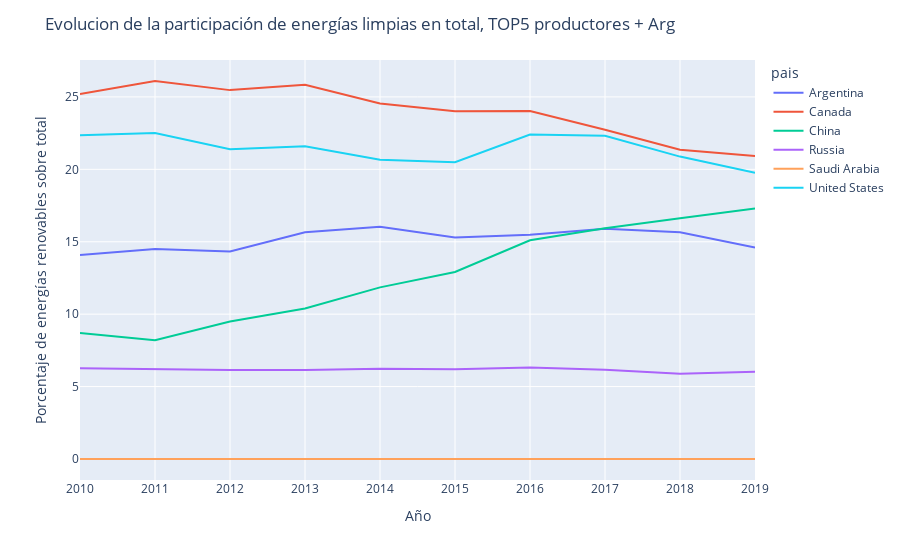

The code cell stored with this chart in its notebook:
### Code cell
fig = px.line(df_plot[df_plot['pais'].isin(paises)],x='anio',y='porcentaje_renovables',color='pais')
fig.update_layout(
    title="Evolucion de la participación de energías limpias en total, TOP5 productores + Arg",
    xaxis_title="Año",
    yaxis_title="Porcentaje de energías renovables sobre total",
)
fig.show()

### Figure 1 — Plotly figure (JSON) as saved in the notebook; plotly's stock layout.template omitted (floating-point values rounded to 4 significant figures)
{"data": [{"hovertemplate": "pais=Argentina<br>anio=%{x}<br>porcentaje_renovables=%{y}<extra></extra>", "legendgroup": "Argentina", "line": {"color": "#636efa", "dash": "solid"}, "marker": {"symbol": "circle"}, "mode": "lines", "name": "Argentina", "orientation": "v", "showlegend": true, "type": "scatter", "x": [2010, 2011, 2012, 2013, 2014, 2015, 2016, 2017, 2018, 2019], "xaxis": "x", "y": [14.08, 14.5, 14.33, 15.65, 16.03, 15.29, 15.48, 15.89, 15.66, 14.61], "yaxis": "y"}, {"hovertemplate": "pais=Canada<br>anio=%{x}<br>porcentaje_renovables=%{y}<extra></extra>", "legendgroup": "Canada", "line": {"color": "#EF553B", "dash": "solid"}, "marker": {"symbol": "circle"}, "mode": "lines", "name": "Canada", "orientation": "v", "showlegend": true, "type": "scatter", "x": [2010, 2011, 2012, 2013, 2014, 2015, 2016, 2017, 2018, 2019], "xaxis": "x", "y": [25.21, 26.1, 25.47, 25.84, 24.54, 24.01, 24.02, 22.73, 21.35, 20.92], "yaxis": "y"}, {"hovertemplate": "pais=China<br>anio=%{x}<br>porcentaje_renovables=%{y}<extra></extra>", "legendgroup": "China", "line": {"color": "#00cc96", "dash": "solid"}, "marker": {"symbol": "circle"}, "mode": "lines", "name": "China", "orientation": "v", "showlegend": true, "type": "scatter", "x": [2010, 2011, 2012, 2013, 2014, 2015, 2016, 2017, 2018, 2019], "xaxis": "x", "y": [8.7, 8.2, 9.49, 10.39, 11.85, 12.91, 15.1, 15.93, 16.62, 17.3], "yaxis": "y"}, {"hovertemplate": "pais=Russia<br>anio=%{x}<br>porcentaje_renovables=%{y}<extra></extra>", "legendgroup": "Russia", "line": {"color": "#ab63fa", "dash": "solid"}, "marker": {"symbol": "circle"}, "mode": "lines", "name": "Russia", "orientation": "v", "showlegend": true, "type": "scatter", "x": [2010, 2011, 2012, 2013, 2014, 2015, 2016, 2017, 2018, 2019], "xaxis": "x", "y": [6.26, 6.19, 6.14, 6.14, 6.24, 6.19, 6.32, 6.17, 5.89, 6.02], "yaxis": "y"}, {"hovertemplate": "pais=Saudi Arabia<br>anio=%{x}<br>porcentaje_renovables=%{y}<extra></extra>", "legendgroup": "Saudi Arabia", "line": {"color": "#FFA15A", "dash": "solid"}, "marker": {"symbol": "circle"}, "mode": "lines", "name": "Saudi Arabia", "orientation": "v", "showlegend": true, "type": "scatter", "x": [2010, 2011, 2012, 2013, 2014, 2015, 2016, 2017, 2018, 2019], "xaxis": "x", "y": [0, 0, 0, 0, 0, 0, 0, 0, 0, 0], "yaxis": "y"}, {"hovertemplate": "pais=United States<br>anio=%{x}<br>porcentaje_renovables=%{y}<extra></extra>", "legendgroup": "United States", "line": {"color": "#19d3f3", "dash": "solid"}, "marker": {"symbol": "circle"}, "mode": "lines", "name": "United States", "orientation": "v", "showlegend": true, "type": "scatter", "x": [2010, 2011, 2012, 2013, 2014, 2015, 2016, 2017, 2018, 2019], "xaxis": "x", "y": [22.35, 22.51, 21.39, 21.59, 20.66, 20.49, 22.4, 22.32, 20.88, 19.77], "yaxis": "y"}], "layout": {"legend": {"title": {"text": "pais"}, "tracegroupgap": 0}, "margin": {"t": 60}, "title": {"text": "Evolucion de la participación de energías limpias en total, TOP5 productores + Arg"}, "xaxis": {"anchor": "y", "domain": [0, 1], "title": {"text": "Año"}}, "yaxis": {"anchor": "x", "domain": [0, 1], "title": {"text": "Porcentaje de energías renovables sobre total"}}}}
